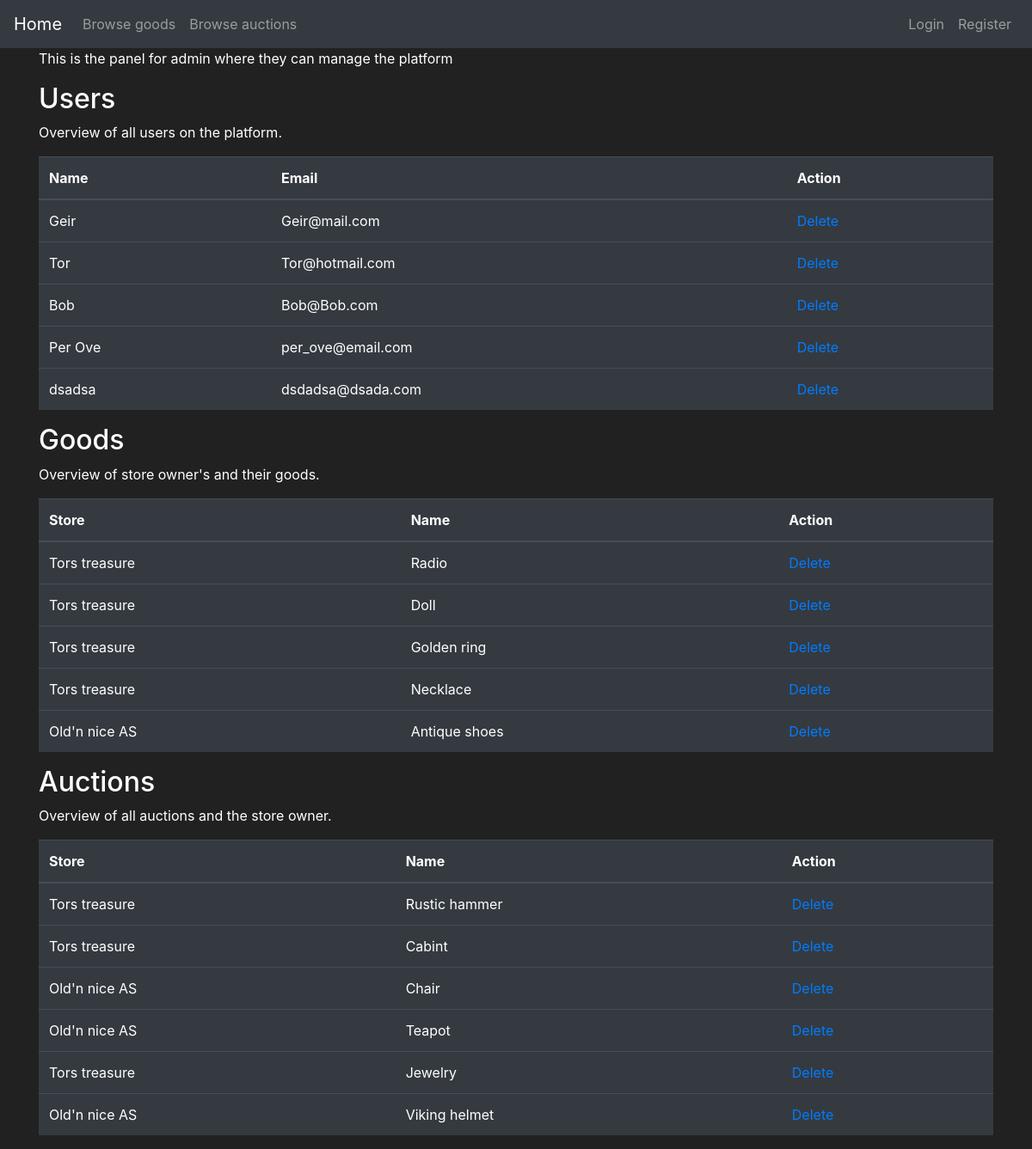
Before: /admin_panel with the older database file.
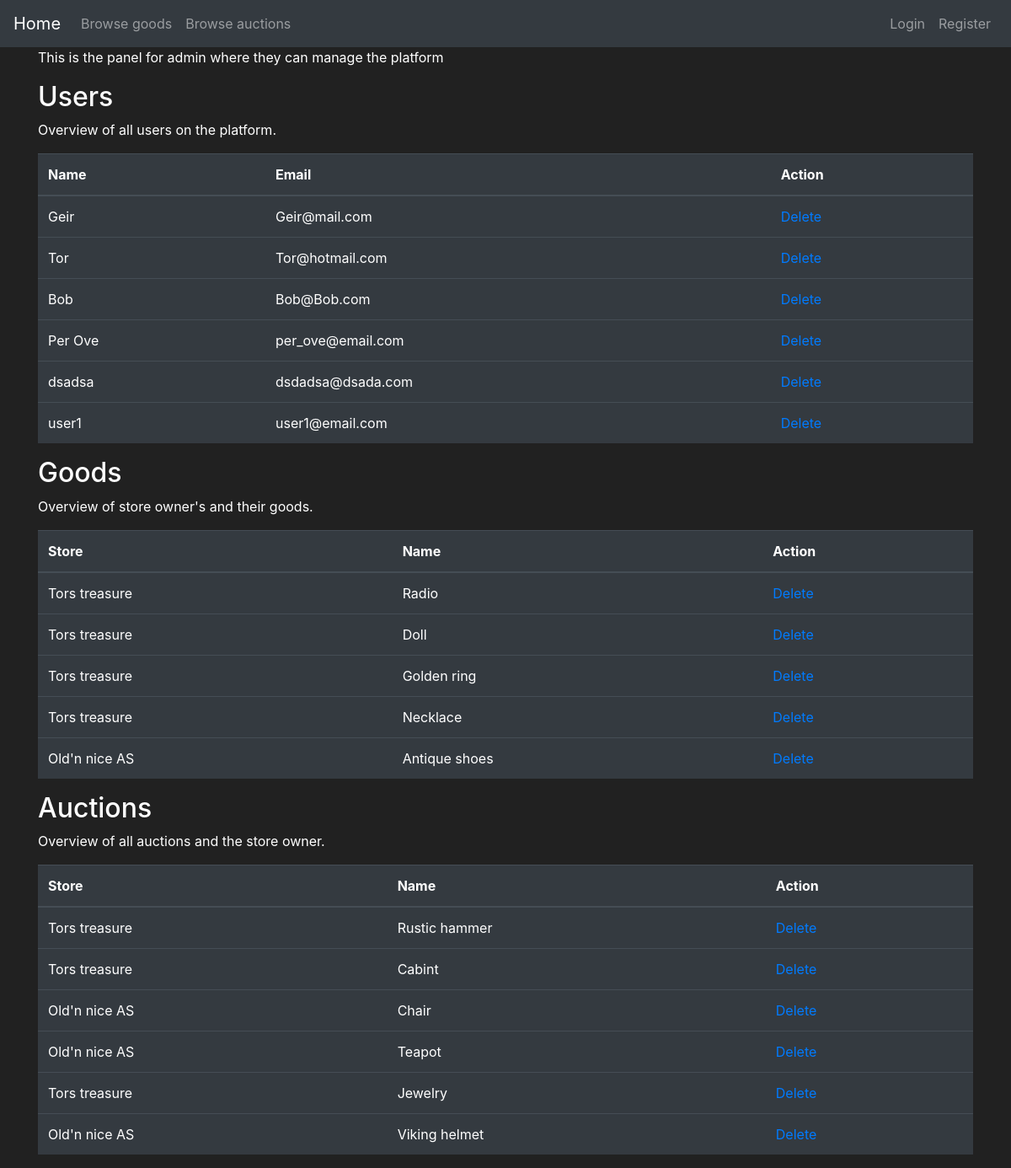
After: the same page with the newer database file.
### app_flask/models.py (models this page shows, shortened)
class User(db.Model, UserMixin):
    id = db.Column(db.Integer(), primary_key=True)
    username = db.Column(db.String(length=25), nullable=False, unique=True)
    email = db.Column(db.String(length=60), nullable=False, unique=True)
    password_hash = db.Column(db.String(length=60), nullable=False)
    profile_type = db.Column(db.Boolean(), nullable=False, default=False)
    cash = db.Column(db.Integer(), nullable=False, default=2000)
    date_created = db.Column(db.DateTime(), default=datetime.utcnow)
    goods = db.relationship('Goods', backref='goods_owned_by_user', lazy=True)
    store = db.relationship('Store', backref='store_owner', lazy=True)
    @property
    def password(self):
        return self.password

class Goods(db.Model):
    id = db.Column(db.Integer, primary_key=True)
    name = db.Column(db.String(30), nullable=False)
    description = db.Column(db.String(70), unique=False, nullable=False)
    price = db.Column(db.Integer, unique=False, nullable=False)
    product_number = db.Column(db.String(length=6), nullable=False, unique=True)
    goods_type = db.Column(db.Boolean(), nullable=False, default=False)
    date_created = db.Column(db.DateTime(), default=datetime.utcnow)
    user_owner = db.Column(db.Integer(), db.ForeignKey('user.id'))
    store_owner = db.Column(db.Integer(), db.ForeignKey('store.id'))

class Store(db.Model):
    id = db.Column(db.Integer(), primary_key=True)
    store_name = db.Column(db.String(length=30), nullable=False, unique=True)
    street_address = db.Column(db.String(length=40), nullable=False)
    street_number = db.Column(db.Integer(), nullable=False)
    postal_code = db.Column(db.Integer(), nullable=False)
    province = db.Column(db.String(length=50), nullable=False)
    store_email = db.Column(db.String(length=50), nullable=False, unique=True)
    store_phone = db.Column(db.Integer(), nullable=False)
    date_created = db.Column(db.DateTime(), default=datetime.utcnow)
    user_owner = db.Column(db.Integer(), db.ForeignKey('user.id'))
    goods = db.relationship('Goods', backref='owned_store', lazy=True)

### app_flask/main/routes.py (the view)
@bp.route('/admin_panel', methods=['GET', 'POST'])
def display_admin_panel():
    buy_form = BuyGoodsForm()
    db_users = show_users_from_db()
    auction_form = AuctionGoodsForm()
    items = db.session.query(Goods, Store).filter(and_(Store.id == Goods.store_owner, Goods.goods_type == 0)).all()
    auction_items = db.session.query(Goods, Store).filter(
        and_(Store.id == Goods.store_owner, Goods.goods_type == 1)).all()
    return render_template('adminPanel.html', db_users=db_users, items=items, auction_items=auction_items,
                           buy_form=buy_form, auction_form=auction_form)

### app_flask/__init__.py (called while the page is built)
def create_app():
    app = Flask(__name__)
    app.config['SQLALCHEMY_DATABASE_URI'] = 'sqlite:///appDB.db'
    app.config['SECRET_KEY'] = '5f4b0959c458e6b06c51097e'
    app.config['UPLOADE_FOLDER'] = picFolder
    db.init_app(app)
    bcrypt.init_app(app)
    login_manager.init_app(app)
    from app_flask.auth import bp as auth_bp
    app.register_blueprint(auth_bp)
    from app_flask.main import bp as main_bp
    app.register_blueprint(main_bp)
    return app

### app_flask/main/use_cases.py (called while the page is built)
def show_users_from_db():
    app = create_app()
    ctx = app.app_context()
    ctx.push()
    user_query = User.query.filter(User.username.isnot("Admin"))
    ctx.pop()
    return user_query

### app_flask/templates/adminPanel.html (shortened to what this page needs)
{% extends 'base.html' %}
{% block content %}
<div class="container">
    <p>This is the panel for admin where they can manage the platform</p>
</div>
<div class="container">
    <h2>Users</h2>
    <p>Overview of all users on the platform.</p>
    <table class="table table-hover table-dark">
        <thead>
            <tr>
                <th scope="col">Name</th>
                <th scope="col">Email</th>
                <th scope="col">Action</th>
            </tr>
        </thead>
        <tbody>
            {% for users in db_users %}
            <tr>
                <td class=".table-striped">{{ users.username}}</td>
                <td class=".table-striped">{{ users.email}}</td>
                <td class=".table-striped"><a href="{{ url_for('main.delete_user', id=users.id)}}">Delete</a></td>
            </tr>
            {% endfor %}
        </tbody>
    </table>
</div>
<div class="container">
    <h2>Goods</h2>
    <p>Overview of store owner's and their goods.</p>
    <table class="table table-hover table-dark">
        <thead>
            <tr>
                <th scope="col">Store</th>
                <th scope="col">Name</th>
                <th scope="col">Action</th>
            </tr>
        </thead>
        <tbody>
            {% for item, store in items %}
            <tr>
                <td class=".table-striped">{{store.store_name}}</td>
                <td class=".table-striped">{{item.name}}</td>
                <td class=".table-striped"><a href="{{ url_for('main.delete_goods', id=item.id)}}">Delete</a></td>
            </tr>
            {% endfor %}
        </tbody>
    </table>
</div>
<div class="container">
    <h2>Auctions</h2>
    <p>Overview of all auctions and the store owner.</p>
    <table class="table table-hover table-dark">
        <thead>
        <tr>
            <th scope="col">Store</th>
            <th scope="col">Name</th>
            <th scope="col">Action</th>
        </tr>
        </thead>
        <tbody>
        {% for item, store in auction_items %}
        <tr>
            <td class=".table-striped">{{store.store_name}}</td>
            <td class=".table-striped">{{item.name}}</td>
            <td class=".table-striped"><a href="{{ url_for('main.delete_goods', id=item.id)}}">Delete</a></td>
            {% endfor %}
        </tr>
        </tbody>
    </table>
</div>
{% endblock %}

### app_flask/templates/base.html (shortened to what this page needs)
<!doctype html>
<html lang="en">
   <head>
      <link rel="stylesheet" href="https://cdn.jsdelivr.net/npm/bootstrap@4.5.3/dist/css/bootstrap.min.css">
   </head>
   <body>
    <nav class="navbar navbar-expand-md navbar-dark bg-dark">
        <a class="navbar-brand" href="{{ url_for('main.home_page') }}">Home <span class="sr-only">(current)</span></a>
        <div class="collapse navbar-collapse" id="navbarNav">
            <ul class="navbar-nav mr-auto">
                <li class="nav-item">
                    <a class="nav-link" href="{{ url_for('main.store_page') }}">Browse goods</a>
                </li>
                <li class="nav-item">
                    <a class="nav-link" href="{{ url_for('main.auction_page') }}">Browse auctions</a>
                </li>
            </ul>
            {% if current_user.username=="Admin" %}
            <ul class="navbar-nav">
                <li class="nav-item">
                    <a class="nav-link" href="{{ url_for('main.display_admin_panel') }}"> {{ current_user.username }}panel</a>
                </li>
                <li class="nav-item">
                    <a class="nav-link">{{ current_user.username }}</a>
                </li>
                <li class="nav-item">
                    <a class="nav-link" href="{{ url_for('auth.logout_page') }}">logout</a>
                </li>
            </ul>
            {% else %}
            <ul class="navbar-nav">
                <li class="nav-item">
                    <a class="nav-link" href="{{ url_for('auth.login_page')}}">Login</a>
                </li>
                <li class="nav-item">
                    <a class="nav-link" href="{{ url_for('auth.register_user_page')}}">Register</a>
                </li>
            </ul>
            {% endif %}
        </div>
      </nav>
    {% block content %}
    {% endblock %}
   </body>
</html>

### app_flask/templates/base.html (style rules this page uses)
body { color: white; background-color: #212121; }

Changed rows visible on the page:
added User: username "user1", email "user1@email.com"
